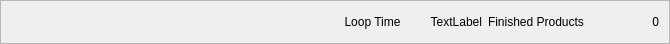
<?xml version="1.0" encoding="UTF-8"?>
<ui version="4.0">
 <class>ICCycleTimeAndFinishedFrame</class>
 <widget class="QFrame" name="ICCycleTimeAndFinishedFrame">
  <property name="geometry">
   <rect>
    <x>0</x>
    <y>0</y>
    <width>670</width>
    <height>44</height>
   </rect>
  </property>
  <property name="windowTitle">
   <string>Frame</string>
  </property>
  <property name="frameShape">
   <enum>QFrame::StyledPanel</enum>
  </property>
  <property name="frameShadow">
   <enum>QFrame::Raised</enum>
  </property>
  <layout class="QHBoxLayout" name="horizontalLayout_2">
   <property name="margin">
    <number>0</number>
   </property>
   <item>
    <widget class="QLabel" name="alarmLabel">
     <property name="text">
      <string/>
     </property>
    </widget>
   </item>
   <item>
    <layout class="QHBoxLayout" name="horizontalLayout">
     <property name="rightMargin">
      <number>10</number>
     </property>
     <item>
      <widget class="QLabel" name="label_13">
       <property name="text">
        <string>Loop Time</string>
       </property>
       <property name="alignment">
        <set>Qt::AlignCenter</set>
       </property>
      </widget>
     </item>
     <item>
      <widget class="QLabel" name="loopTimeLabel">
       <property name="text">
        <string>TextLabel</string>
       </property>
       <property name="alignment">
        <set>Qt::AlignRight|Qt::AlignTrailing|Qt::AlignVCenter</set>
       </property>
      </widget>
     </item>
     <item>
      <widget class="QLabel" name="label_15">
       <property name="text">
        <string>Finished Products</string>
       </property>
       <property name="alignment">
        <set>Qt::AlignCenter</set>
       </property>
      </widget>
     </item>
     <item>
      <widget class="QLabel" name="finishedProductsLabel">
       <property name="text">
        <string>0</string>
       </property>
       <property name="alignment">
        <set>Qt::AlignRight|Qt::AlignTrailing|Qt::AlignVCenter</set>
       </property>
      </widget>
     </item>
    </layout>
   </item>
  </layout>
 </widget>
 <resources/>
 <connections/>
</ui>
